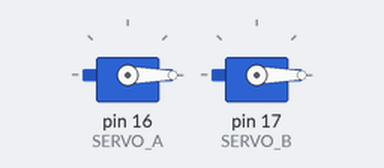
The sketch below on a simulated Arduino Uno, built with avr-gcc and run on an emulated ATmega328P. Parts: 2 × servo.

Above: at 0.01 s.
At 0.91 s:
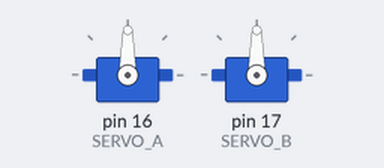
At 1.9 s:
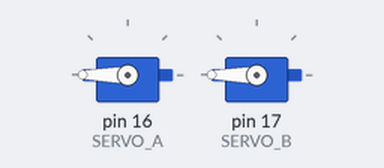
At 3.51 s:
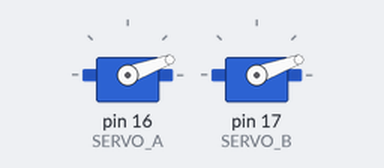
Timing chart, 0 to 5.2 s (numbered marks = the images above):
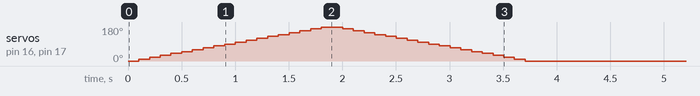

The sketch:

Extra_ServoMotorExample.ino
```cpp
#include <Servo.h>

Servo myservoA;
Servo myservoB;

#define SERVO_A 16
#define SERVO_B 17


void setup() {
      myservoA.attach(SERVO_A, 600, 2400);
      myservoB.attach(SERVO_B, 600, 2400);

      for(int i = 0; i <= 180; i+=10){ // Turn counter clock wise
        myservoA.write(i);              // tell servo to go to position in variable 'pos'
        myservoB.write(i);              // tell servo to go to position in variable 'pos'
        delay(100);
      }

      for(int i = 180; i >= 0; i-=10){ // Turn clock wise
        myservoA.write(i);              // tell servo to go to position in variable 'pos'
        myservoB.write(i);              // tell servo to go to position in variable 'pos'
        delay(100);
      }
}

void loop() {

}
```
